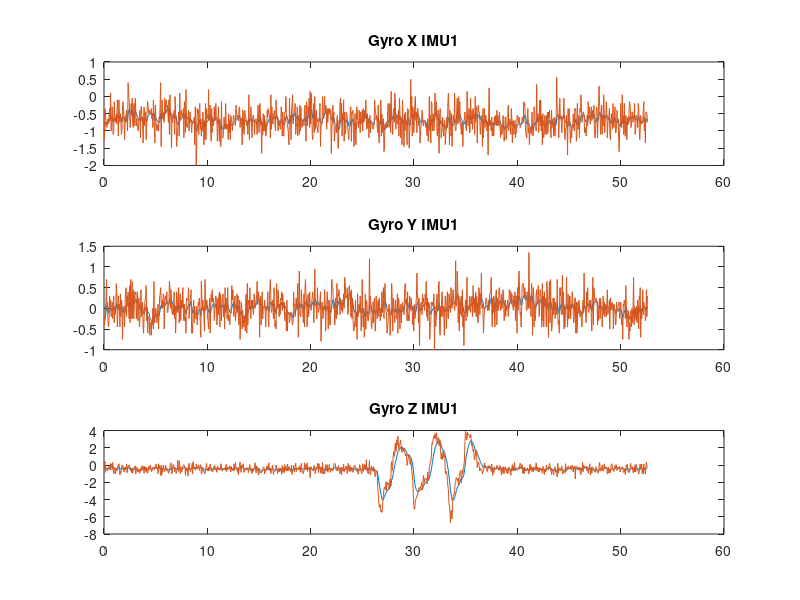
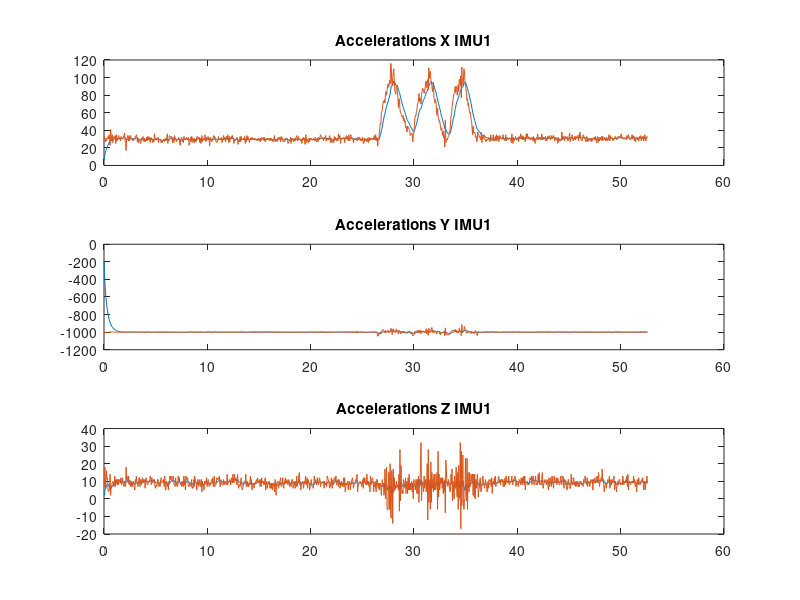
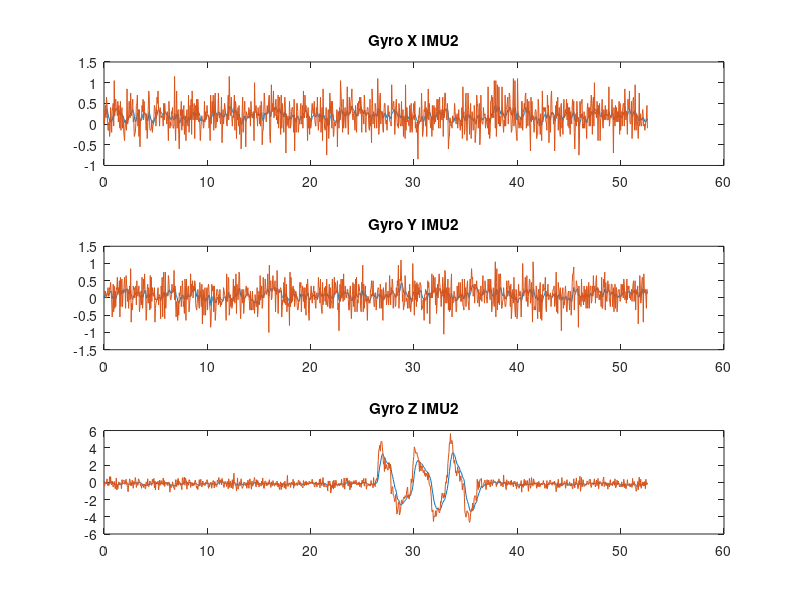
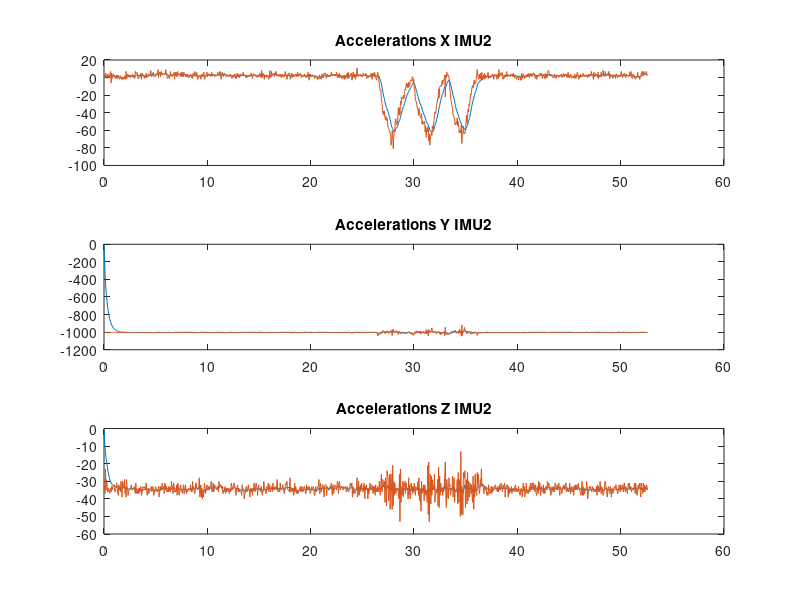

These charts were generated, in order, by the following MATLAB code:
%Plotting raw data vs. filtered
temp = load('IMU1.mat');
imu1 = temp.ans;
temp = load('IMU1_raw.mat');
imu1_raw = temp.ans;
temp = load('IMU2.mat');
imu2 = temp.ans;
temp = load('IMU2_raw.mat');
imu2_raw = temp.ans;
temp = load('IMU3.mat');
imu3 = temp.ans;
temp = load('IMU3_raw.mat');
imu3_raw = temp.ans;
temp = load('IMU4.mat');
imu4 = temp.ans;
temp = load('IMU4_raw.mat');
imu4_raw = temp.ans;
fignum = 1;

for i = 1:4
    figure(fignum)
    name = sprintf('imu%i',i);
    raw = sprintf('imu%i_raw',i);
    eval(sprintf('subplot(3,1,1); plot(%s(1,:),%s(2,:),%s(1,:),%s(2,:));title(''Gyro X IMU%i'');', name, name, name, raw, i));
    eval(sprintf('subplot(3,1,2); plot(%s(1,:),%s(3,:),%s(1,:),%s(3,:));title(''Gyro Y IMU%i'');', name, name, name, raw, i));
    eval(sprintf('subplot(3,1,3); plot(%s(1,:),%s(4,:),%s(1,:),%s(4,:));title(''Gyro Z IMU%i'');', name, name, name, raw, i));
    fignum = fignum+1;
    figure(fignum)
    eval(sprintf('subplot(3,1,1); plot(%s(1,:),%s(5,:),%s(1,:),%s(5,:));title(''Accelerations X IMU%i'');', name, name, name, raw, i));
    eval(sprintf('subplot(3,1,2); plot(%s(1,:),%s(6,:),%s(1,:),%s(6,:));title(''Accelerations Y IMU%i'');', name, name, name, raw, i));
    eval(sprintf('subplot(3,1,3); plot(%s(1,:),%s(7,:),%s(1,:),%s(7,:));title(''Accelerations Z IMU%i'');', name, name, name, raw, i));
    fignum = fignum+1;
end

g = [];
for i = 1:450
    g(i) = sum([abs(imu1_raw(5,i))^2, abs(imu1_raw(6,i))^2, abs(imu1_raw(7,i))^2])^(1/2);
end
mean(g)
plot(g)